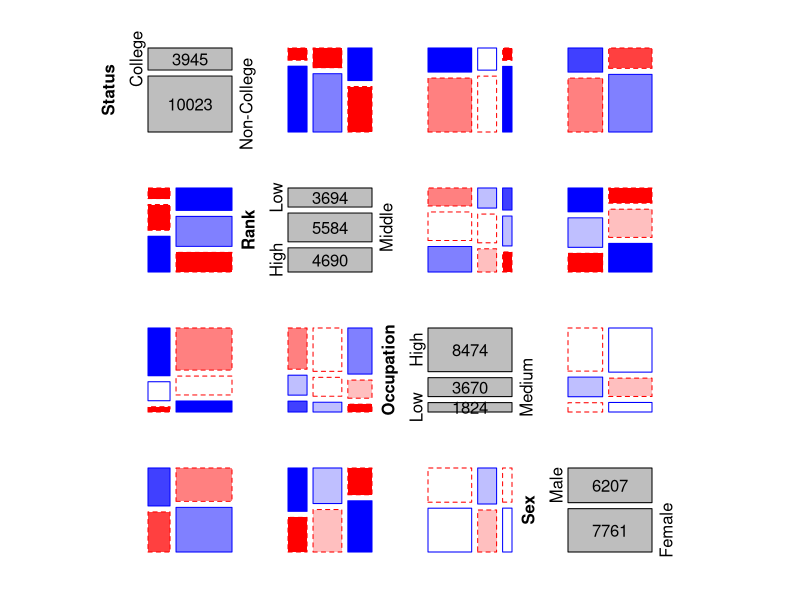

Recreate this plot in R.
# test diag pairs with cell labels
#
library(vcdExtra)
Hoyt <- vcdExtra::Hoyt
Hoyt2 <- collapse.table(Hoyt,
                        Status = c("College", rep("Non-College", 3)),
                        Occupation = c(rep("High", 3),
                                       rep("Medium", 2),
                                       rep("Low", 3)))

pairs(
  Hoyt2,
  gp = shading_Friendly,
  space = 0.4,
  gp_args = list(interpolate = 1:4),
  diag_panel_args = list(NULL)
)
